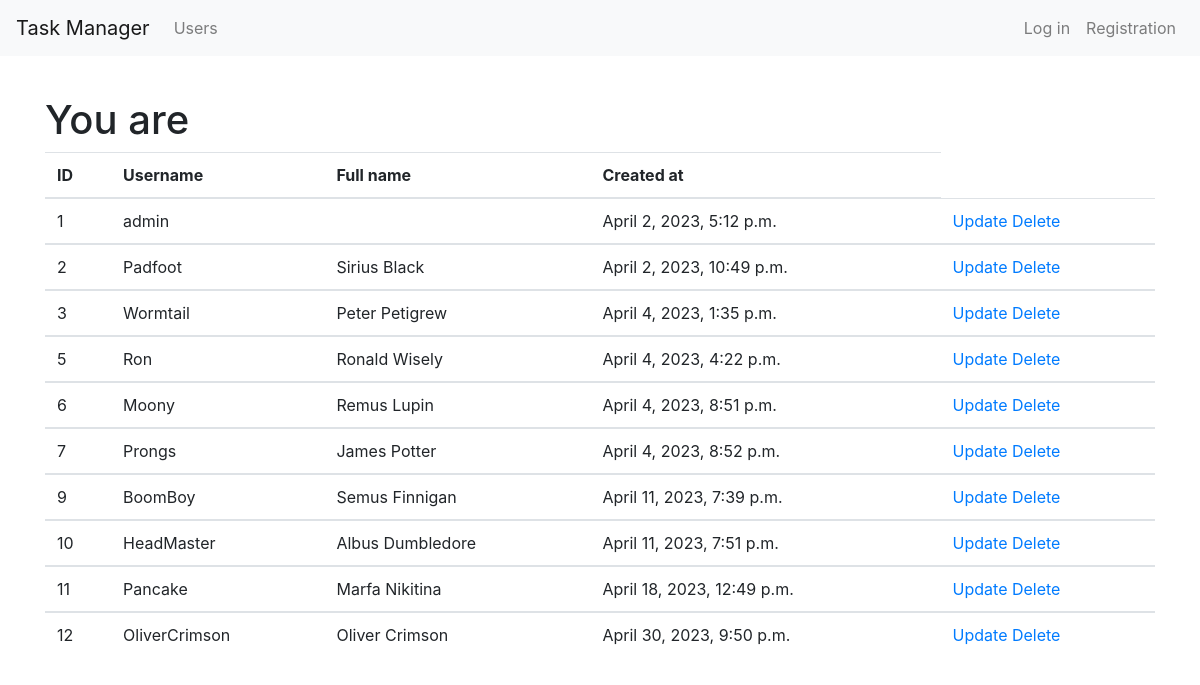
/users/, run on an earlier commit of the app's database.
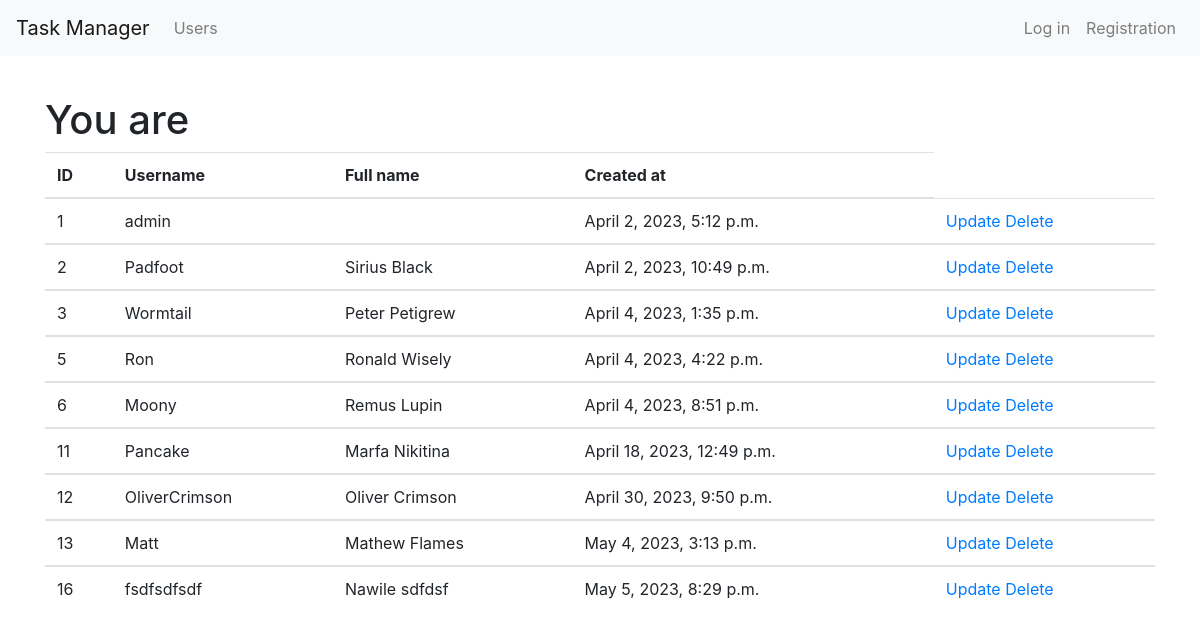
And on a later commit of the database.
### users/models.py (models this page shows)
class User(AbstractUser):
    def __str__(self):
        return self.get_full_name()

### users/views.py (the view)
# urls.py: path('', views.UsersList.as_view(), name='users_list'),
class UsersList(ListView):
    model = User
    template_name = 'users/users_list.html'

### users/templates/users/users_list.html (shortened to what this page needs)
{% extends 'main_page/base.html' %}
{% block body %}
    <h1>You are {{ user.username }}</h1>
    <table class="table">
        <thead>
            <tr>
                <th>ID</th>
                <th>Username</th>
                <th>Full name</th>
                <th>Created at</th>
            </tr>
        </thead>
        {% for item in object_list %}
        <tbody>
            <tr>
                <td>{{ item.id }}</td>
                <td>{{ item.username }}</td>
                <td>{{ item.first_name }} {{ item.last_name }}</td>
                <td>{{ item.date_joined }}</td>
                <td>
                    <a href="{% url 'update' pk=item.id %}">Update</a>
                    <a href="{% url 'delete_user' pk=item.id %}"> Delete</a>
                </td>
            </tr>
        {% endfor %}
        </tbody>
    </table>
{% endblock %}

### main_page/templates/main_page/base.html (shortened to what this page needs)
{% load bootstrap4 %}
{% bootstrap_css %}
<!DOCTYPE html>
<html lang="ru-ru">
  <head>
    <link href="https://cdn.jsdelivr.net/npm/bootstrap@4.6.0/dist/css/bootstrap.min.css" rel="stylesheet">
  </head>
  <body class="d-flex flex-column min-vh-100">
    <nav class="navbar navbar-expand-lg navbar-light bg-light mb-3">
      <a class="navbar-brand" href="/">Task Manager</a>
      <div class="collapse navbar-collapse" id="navbarToggleExternalContent">
        <ul class="navbar-nav mr-auto">
          <li class="nav-item">
            <a class="nav-link" href="{% url 'users_list' %}">Users</a>
          </li>
        </ul>
        <ul class="navbar-nav">
            {% if not request.user.is_authenticated %}
            <li class="nav-item">
              <a class="nav-link" href="{% url 'login' %}">Log in</a>
            </li>
            <li class="nav-item">
              <a class="nav-link" href="{% url 'user_create' %}">Registration</a>
            </li>
            {% else %}
            <li>
                <a class="nav-link" href="{% url 'logout' %}">Log out</a>
            </li>
            {% endif %}
        </ul>
      </div>
    </nav>
    <div class="container wrapper flex-grow-1">
{% block body %}{% endblock %}
</html>

What changed in the data, as far as the page shows it:
removed User: id "7", username "Prongs", first_name "James", last_name "Potter", date_joined "April 4, 2023, 8:52 p.m."
removed User: id "9", username "BoomBoy", first_name "Semus", last_name "Finnigan", date_joined "April 11, 2023, 7:39 p.m."
removed User: id "10", username "HeadMaster", first_name "Albus", last_name "Dumbledore", date_joined "April 11, 2023, 7:51 p.m."
added User: id "13", username "Matt", first_name "Mathew", last_name "Flames", date_joined "May 4, 2023, 3:13 p.m."
added User: id "16", username "fsdfsdfsdf", first_name "Nawile", last_name "sdfdsf", date_joined "May 5, 2023, 8:29 p.m."
